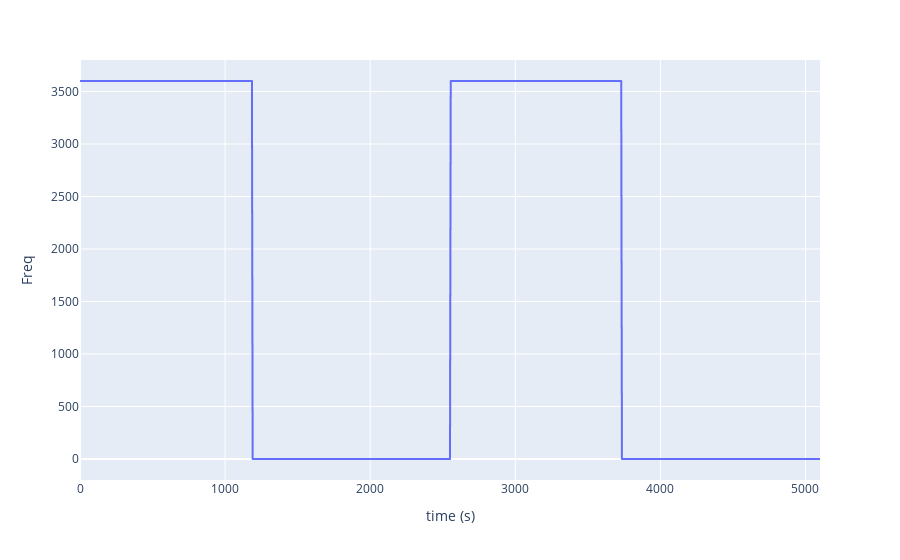

Source (notebook cell):
### Code cell
fig = px.line(df, x='time (s)', y='Freq')
fig.show()

### Figure 1 — Plotly figure (JSON) as saved in the notebook; plotly's stock layout.template omitted (floating-point values rounded to 4 significant figures; data arrays with more than 128 entries replaced by an {"elided": "..."} marker saying what was removed)
{"data": [{"hovertemplate": "time (s)=%{x}<br>Freq=%{y}<extra></extra>", "legendgroup": "", "line": {"color": "#636efa", "dash": "solid"}, "mode": "lines", "name": "", "showlegend": false, "type": "scattergl", "x": {"elided": "1021 int values"}, "xaxis": "x", "y": {"elided": "1021 int values"}, "yaxis": "y"}], "layout": {"legend": {"tracegroupgap": 0}, "margin": {"t": 60}, "xaxis": {"anchor": "y", "domain": [0, 1], "title": {"text": "time (s)"}}, "yaxis": {"anchor": "x", "domain": [0, 1], "title": {"text": "Freq"}}}}
